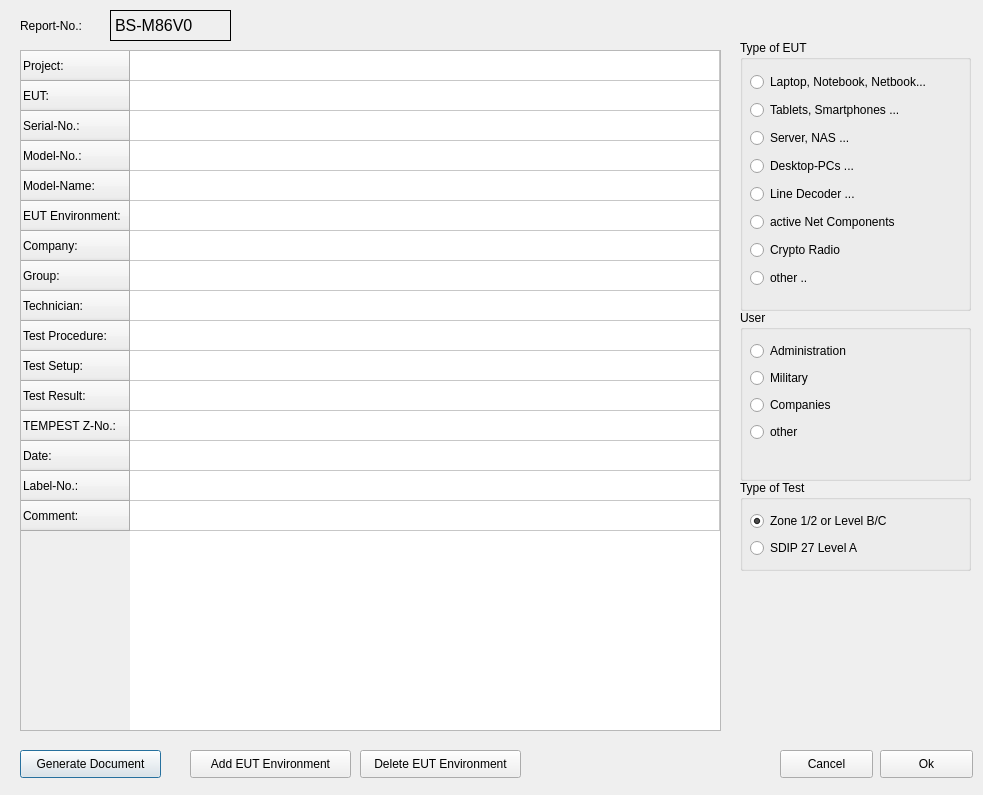
<?xml version="1.0" encoding="UTF-8"?>
<ui version="4.0">
 <class>Dialog</class>
 <widget class="QDialog" name="Dialog">
  <property name="geometry">
   <rect>
    <x>0</x>
    <y>0</y>
    <width>983</width>
    <height>795</height>
   </rect>
  </property>
  <property name="windowTitle">
   <string>Protocol</string>
  </property>
  <widget class="QTableWidget" name="tableWidget">
   <property name="geometry">
    <rect>
     <x>20</x>
     <y>50</y>
     <width>701</width>
     <height>681</height>
    </rect>
   </property>
   <attribute name="horizontalHeaderVisible">
    <bool>false</bool>
   </attribute>
   <attribute name="horizontalHeaderStretchLastSection">
    <bool>true</bool>
   </attribute>
   <row>
    <property name="text">
     <string>Project:</string>
    </property>
   </row>
   <row>
    <property name="text">
     <string>EUT:</string>
    </property>
   </row>
   <row>
    <property name="text">
     <string>Serial-No.:</string>
    </property>
   </row>
   <row>
    <property name="text">
     <string>Model-No.:</string>
    </property>
   </row>
   <row>
    <property name="text">
     <string>Model-Name:</string>
    </property>
   </row>
   <row>
    <property name="text">
     <string>EUT Environment:</string>
    </property>
   </row>
   <row>
    <property name="text">
     <string>Company:</string>
    </property>
   </row>
   <row>
    <property name="text">
     <string>Group:</string>
    </property>
   </row>
   <row>
    <property name="text">
     <string>Technician:</string>
    </property>
   </row>
   <row>
    <property name="text">
     <string>Test Procedure:</string>
    </property>
   </row>
   <row>
    <property name="text">
     <string>Test Setup:</string>
    </property>
   </row>
   <row>
    <property name="text">
     <string>Test Result:</string>
    </property>
   </row>
   <row>
    <property name="text">
     <string>TEMPEST Z-No.:</string>
    </property>
   </row>
   <row>
    <property name="text">
     <string>Date:</string>
    </property>
   </row>
   <row>
    <property name="text">
     <string>Label-No.:</string>
    </property>
   </row>
   <row>
    <property name="text">
     <string>Comment:</string>
    </property>
   </row>
   <column>
    <property name="text">
     <string/>
    </property>
   </column>
   <item row="5" column="0">
    <property name="text">
     <string/>
    </property>
   </item>
  </widget>
  <widget class="QGroupBox" name="groupBox_8">
   <property name="geometry">
    <rect>
     <x>740</x>
     <y>480</y>
     <width>231</width>
     <height>91</height>
    </rect>
   </property>
   <property name="title">
    <string>Type of Test</string>
   </property>
   <widget class="QWidget" name="verticalLayoutWidget_6">
    <property name="geometry">
     <rect>
      <x>10</x>
      <y>30</y>
      <width>214</width>
      <height>51</height>
     </rect>
    </property>
    <layout class="QVBoxLayout" name="verticalLayout_9">
     <item>
      <widget class="QRadioButton" name="RBtnTT1">
       <property name="whatsThis">
        <string>&lt;html&gt;&lt;head/&gt;&lt;body&gt;&lt;p&gt;&lt;span style=&quot; font-weight:600;&quot;&gt;Type of Test:&lt;/span&gt;&lt;/p&gt;&lt;p&gt;Zone 1 &amp;amp; 2 (national)&lt;/p&gt;&lt;p&gt;or&lt;/p&gt;&lt;p&gt;Level B &amp;amp; C (internationa)&lt;/p&gt;&lt;/body&gt;&lt;/html&gt;</string>
       </property>
       <property name="text">
        <string>Zone 1/2 or Level B/C</string>
       </property>
       <property name="checked">
        <bool>true</bool>
       </property>
      </widget>
     </item>
     <item>
      <widget class="QRadioButton" name="RBtnTT2">
       <property name="whatsThis">
        <string>&lt;html&gt;&lt;head/&gt;&lt;body&gt;&lt;p&gt;&lt;span style=&quot; font-weight:600;&quot;&gt;Type of Test&lt;/span&gt;&lt;/p&gt;&lt;/body&gt;&lt;/html&gt;</string>
       </property>
       <property name="text">
        <string>SDIP 27 Level A</string>
       </property>
      </widget>
     </item>
    </layout>
   </widget>
  </widget>
  <widget class="QGroupBox" name="groupBox_7">
   <property name="geometry">
    <rect>
     <x>740</x>
     <y>310</y>
     <width>231</width>
     <height>171</height>
    </rect>
   </property>
   <property name="title">
    <string>User</string>
   </property>
   <widget class="QWidget" name="verticalLayoutWidget_5">
    <property name="geometry">
     <rect>
      <x>10</x>
      <y>30</y>
      <width>211</width>
      <height>103</height>
     </rect>
    </property>
    <layout class="QVBoxLayout" name="verticalLayout_8">
     <item>
      <widget class="QRadioButton" name="RBtnUser1">
       <property name="whatsThis">
        <string>&lt;html&gt;&lt;head/&gt;&lt;body&gt;&lt;p&gt;&lt;span style=&quot; font-weight:600;&quot;&gt;who uses or get the tested EUT:&lt;/span&gt;&lt;/p&gt;&lt;p&gt;Administration and other organistions (e.g. BMVg)&lt;/p&gt;&lt;/body&gt;&lt;/html&gt;</string>
       </property>
       <property name="text">
        <string>Administration</string>
       </property>
      </widget>
     </item>
     <item>
      <widget class="QRadioButton" name="RBtnUser2">
       <property name="whatsThis">
        <string>&lt;html&gt;&lt;head/&gt;&lt;body&gt;&lt;p&gt;&lt;span style=&quot; font-weight:600;&quot;&gt;who uses or get the tested EUT:&lt;/span&gt;&lt;/p&gt;&lt;p&gt;Military and military administration (e.g. BWI, BAAINBw)&lt;/p&gt;&lt;/body&gt;&lt;/html&gt;</string>
       </property>
       <property name="text">
        <string>Military</string>
       </property>
      </widget>
     </item>
     <item>
      <widget class="QRadioButton" name="RBtnUser3">
       <property name="whatsThis">
        <string>&lt;html&gt;&lt;head/&gt;&lt;body&gt;&lt;p&gt;&lt;span style=&quot; font-weight:600;&quot;&gt;who uses or get the tested EUT:&lt;/span&gt;&lt;/p&gt;&lt;p&gt;Companies&lt;/p&gt;&lt;/body&gt;&lt;/html&gt;</string>
       </property>
       <property name="text">
        <string>Companies</string>
       </property>
      </widget>
     </item>
     <item>
      <widget class="QRadioButton" name="RBtnUser4">
       <property name="whatsThis">
        <string>&lt;html&gt;&lt;head/&gt;&lt;body&gt;&lt;p&gt;&lt;span style=&quot; font-weight:600;&quot;&gt;who uses or get the tested EUT:&lt;/span&gt;&lt;/p&gt;&lt;p&gt;other (e.g. private persons)&lt;/p&gt;&lt;/body&gt;&lt;/html&gt;</string>
       </property>
       <property name="text">
        <string>other</string>
       </property>
      </widget>
     </item>
    </layout>
   </widget>
  </widget>
  <widget class="QGroupBox" name="groupBox_5">
   <property name="geometry">
    <rect>
     <x>740</x>
     <y>40</y>
     <width>231</width>
     <height>271</height>
    </rect>
   </property>
   <property name="title">
    <string>Type of EUT</string>
   </property>
   <widget class="QWidget" name="verticalLayoutWidget_2">
    <property name="geometry">
     <rect>
      <x>10</x>
      <y>30</y>
      <width>201</width>
      <height>221</height>
     </rect>
    </property>
    <layout class="QVBoxLayout" name="verticalLayout_5">
     <item>
      <widget class="QRadioButton" name="RBtnTE1">
       <property name="text">
        <string>Laptop, Notebook, Netbook...</string>
       </property>
      </widget>
     </item>
     <item>
      <widget class="QRadioButton" name="RBtnTE2">
       <property name="text">
        <string>Tablets, Smartphones ...</string>
       </property>
      </widget>
     </item>
     <item>
      <widget class="QRadioButton" name="RBtnTE3">
       <property name="text">
        <string>Server, NAS ...</string>
       </property>
      </widget>
     </item>
     <item>
      <widget class="QRadioButton" name="RBtnTE4">
       <property name="toolTip">
        <string>e.g. SINA-Workstation</string>
       </property>
       <property name="text">
        <string>Desktop-PCs ...</string>
       </property>
      </widget>
     </item>
     <item>
      <widget class="QRadioButton" name="RBtnTE5">
       <property name="toolTip">
        <string>e.g Elcrodat, SINA-Box</string>
       </property>
       <property name="text">
        <string>Line Decoder ...</string>
       </property>
      </widget>
     </item>
     <item>
      <widget class="QRadioButton" name="RBtnTE6">
       <property name="toolTip">
        <string>e.g. Router, Switches</string>
       </property>
       <property name="text">
        <string>active Net Components</string>
       </property>
      </widget>
     </item>
     <item>
      <widget class="QRadioButton" name="RBtnTE7">
       <property name="text">
        <string>Crypto Radio</string>
       </property>
      </widget>
     </item>
     <item>
      <widget class="QRadioButton" name="RBtnTE8">
       <property name="toolTip">
        <string>e.g Key?, KVZ</string>
       </property>
       <property name="text">
        <string>other ..</string>
       </property>
      </widget>
     </item>
    </layout>
   </widget>
  </widget>
  <widget class="QPushButton" name="BtnGenDocument">
   <property name="geometry">
    <rect>
     <x>20</x>
     <y>750</y>
     <width>141</width>
     <height>28</height>
    </rect>
   </property>
   <property name="text">
    <string>Generate Document</string>
   </property>
  </widget>
  <widget class="QPushButton" name="BtnOk">
   <property name="geometry">
    <rect>
     <x>880</x>
     <y>750</y>
     <width>93</width>
     <height>28</height>
    </rect>
   </property>
   <property name="text">
    <string>Ok</string>
   </property>
  </widget>
  <widget class="QPushButton" name="BtnCancel">
   <property name="geometry">
    <rect>
     <x>780</x>
     <y>750</y>
     <width>93</width>
     <height>28</height>
    </rect>
   </property>
   <property name="text">
    <string>Cancel</string>
   </property>
  </widget>
  <widget class="QLabel" name="lbTestNo">
   <property name="geometry">
    <rect>
     <x>110</x>
     <y>10</y>
     <width>121</width>
     <height>31</height>
    </rect>
   </property>
   <property name="font">
    <font>
     <pointsize>12</pointsize>
    </font>
   </property>
   <property name="toolTip">
    <string>&lt;html&gt;&lt;head/&gt;&lt;body&gt;&lt;p&gt;TestNo:&lt;/p&gt;&lt;p&gt;[Test]-[Measurement]-[sheet of ]&lt;/p&gt;&lt;p&gt;e.g. M86V0-34-2/6&lt;/p&gt;&lt;/body&gt;&lt;/html&gt;</string>
   </property>
   <property name="whatsThis">
    <string extracomment="testtet"/>
   </property>
   <property name="frameShape">
    <enum>QFrame::Box</enum>
   </property>
   <property name="text">
    <string>BS-M86V0</string>
   </property>
  </widget>
  <widget class="QLabel" name="label_2">
   <property name="geometry">
    <rect>
     <x>20</x>
     <y>10</y>
     <width>81</width>
     <height>31</height>
    </rect>
   </property>
   <property name="font">
    <font>
     <pointsize>9</pointsize>
     <weight>50</weight>
     <bold>false</bold>
    </font>
   </property>
   <property name="text">
    <string>Report-No.:</string>
   </property>
  </widget>
  <widget class="QPushButton" name="BtnAddEnvironment">
   <property name="geometry">
    <rect>
     <x>190</x>
     <y>750</y>
     <width>161</width>
     <height>28</height>
    </rect>
   </property>
   <property name="text">
    <string>Add EUT Environment</string>
   </property>
  </widget>
  <widget class="QPushButton" name="BtnDelEnvironment">
   <property name="geometry">
    <rect>
     <x>360</x>
     <y>750</y>
     <width>161</width>
     <height>28</height>
    </rect>
   </property>
   <property name="text">
    <string>Delete EUT Environment</string>
   </property>
  </widget>
 </widget>
 <resources/>
 <connections/>
</ui>
